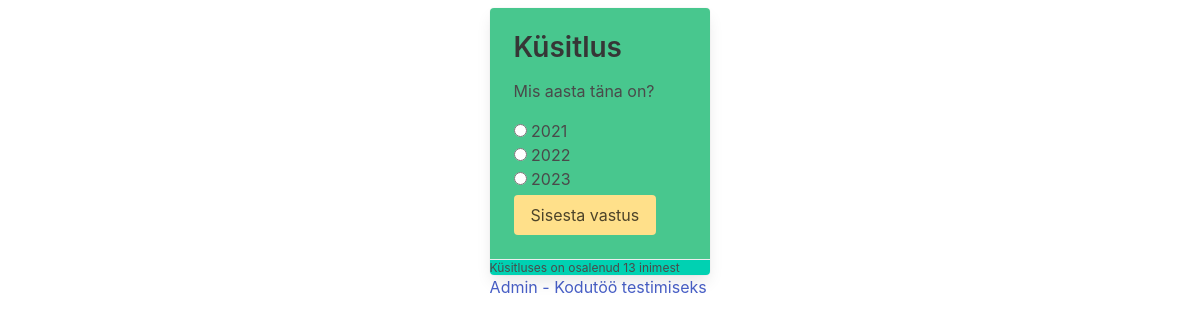
The page / on the database its author committed.
### tables this page shows
CREATE TABLE `questions` (
  `id` int(11) NOT NULL,
  `question` text NOT NULL,
  `answer1` varchar(20) NOT NULL,
  `answer2` varchar(20) NOT NULL,
  `answer3` varchar(20) NOT NULL
);

### config/common.php (called while the page is built, shortened)
<?php
function escape($html) {
    return htmlspecialchars($html, ENT_QUOTES | ENT_SUBSTITUTE, 'UTF-8');
}
?>

### index.php (the view, shortened to what this page needs)
<?php
require 'config/config.php';
require 'config/common.php';
try {
    $connection = new PDO($dsn, USERNAME, PASSWORD, $options);
    $connection->exec("SET NAMES utf8");
    $sql = 'SELECT * FROM questions ORDER BY id DESC';
    $statement = $connection->prepare($sql);
    $statement->execute();
    $result = $statement->fetch(PDO::FETCH_ASSOC);
} catch (PDOException $error) {
    echo $error->getMessage();
}
try {
    $connection = new PDO($dsn, USERNAME, PASSWORD, $options);
    $connection->exec("SET NAMES utf8");
    $sql = 'SELECT * FROM answers WHERE question_id = '.$result['id'];
    $statement = $connection->prepare($sql);
    $statement->execute();
    $answer = $statement->fetchAll();
} catch(PDOException $error) {
    echo $error->getMessage();
}
?>
<?php require 'templates/header.php' ?>
<div class="columns is-centered">
    <div class="column is-one-fifth mt-2">
        <div class="card">
            <div class="card-content has-background-success">
                <div class="content">
                    <h2>Küsitlus</h2>
                    <p><?php echo escape($result['question']); ?></p>
                    <form action="" method="post">
                        <th>
                        <td><input type="radio" id="1" name="answer" value="answer1"></td>
                        <td><label for="1"><?php echo escape($result['answer1']); ?></label><br></td>
                        <td><input type="radio" id="2" name="answer" value="answer2"></td>
                        <td><label for="2"><?php echo escape($result['answer2']); ?></label><br></td>
                        <td><input type="radio" id="3" name="answer" value="answer3"></td>
                        <td><label for="3"><?php echo escape($result['answer3']); ?></label><br></td>
                        <td><input type="submit" value="Sisesta vastus" class="button is-warning mt-1"></td>
                        </th>
                    </form>
                </div>
            </div>
            <footer class="card-footer has-background-primary ">
                <p class="subtitle is-7">Küsitluses on osalenud <?php echo escape(count($answer)) ?> inimest</p>
            </footer>
        </div>
        <a href="admin.php">Admin - Kodutöö testimiseks</a>
    </div>
</div>
<?php require 'templates/footer.php' ?>

### rows shown on the page
questions: question "Mis aasta täna on?", answer1 "2021", answer2 "2022", answer3 "2023"

### other values the page prints
count($answer) "13"
